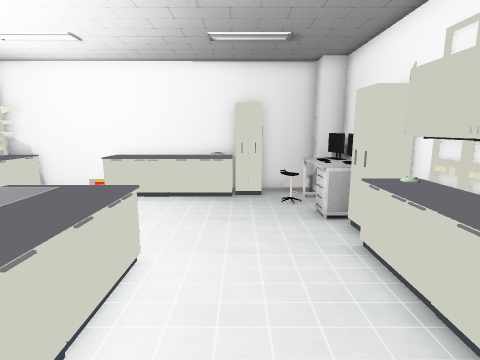
[1] (above)

15 first-person views from a walk through a scene from a Unity 3-D project. The camera is 1.5 m above the floor, tilts 10° down and sees 80° across. Doors are open. The floor is counted in squares, 0.5 m on a side. Each view is taken from the middle of a square. On the plan, view 1 faces up. The plan holds only what a view shows up to about 20 squares ahead; the rest is blank. The place goes on beyond the plan. The player is left out. Some animated figures are not drawn.

[2]
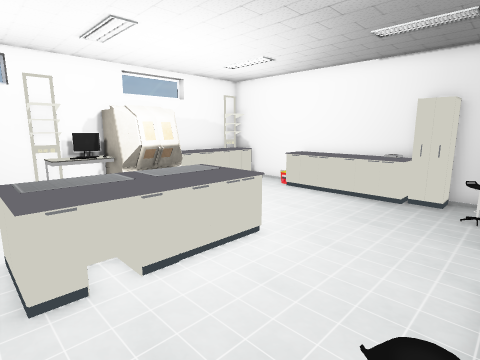

[3]
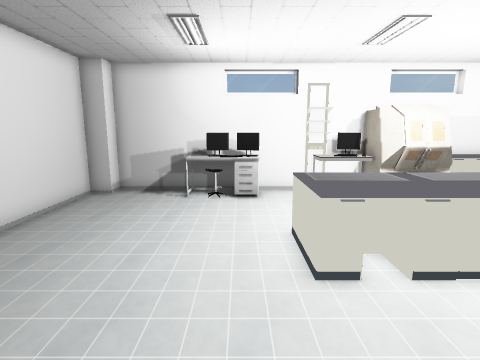

[4]
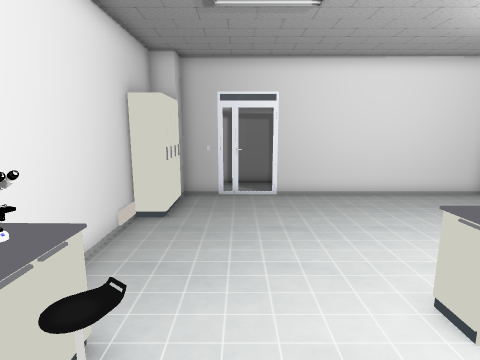

[5]
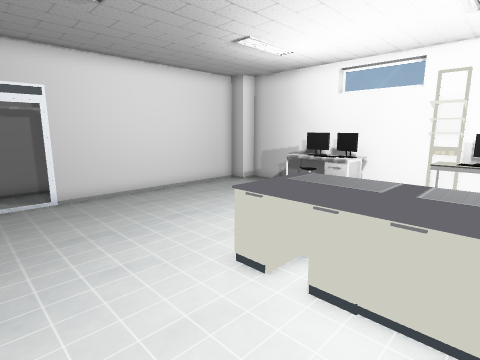

[6]
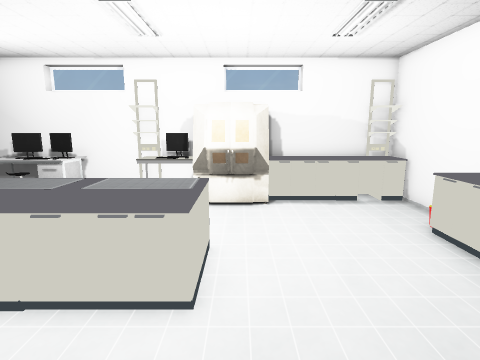

[7]
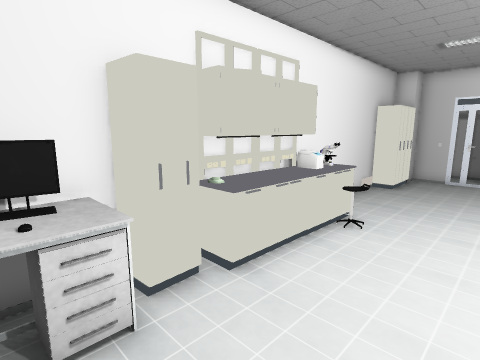

[8]
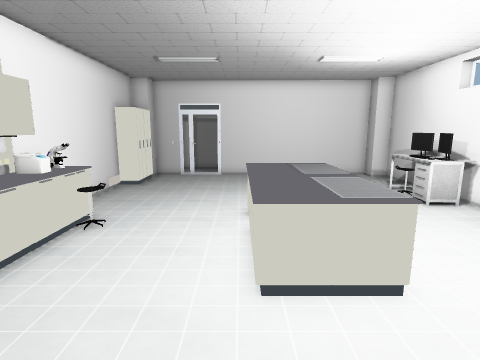

[9]
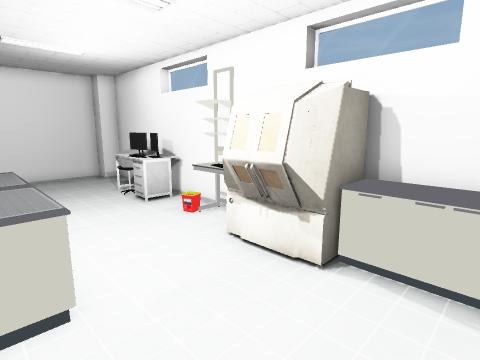

[10]
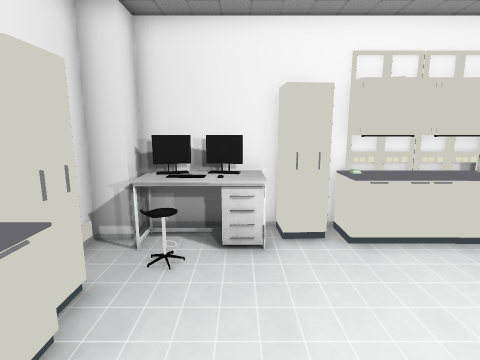

[11]
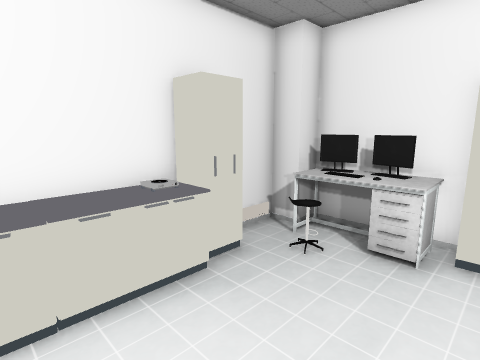

[12]
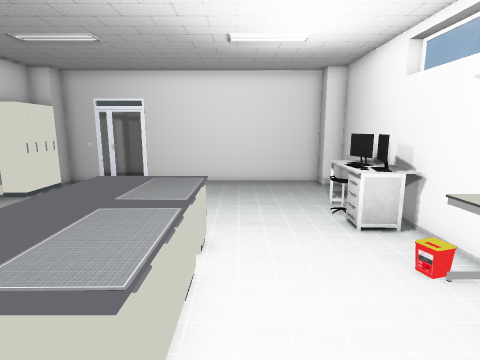

[13]
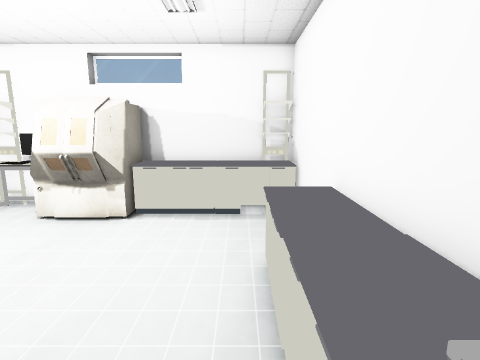

[14]
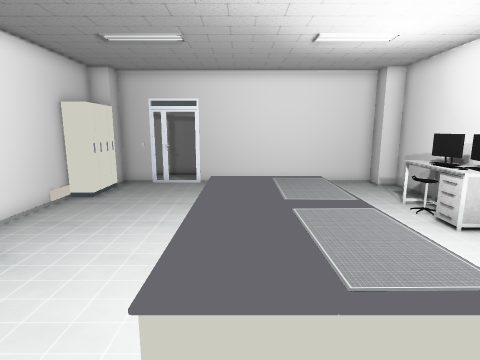

[15]
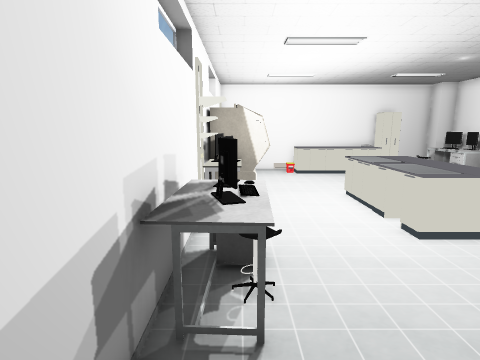

### Floor plan
Key: @ floor where view 1 was taken; # wall or solid block; . floor; D open door; = window, fence, low wall or low ledge; ^ raised ledge; S shelf; C cabinet; T table; L stool; M monitor; E desk; O other object.
Columns run from 12 left of view 1 to 5 right of it. Each row starts with its distance up from view 1.
 14 ##^###^^^^^^#####
 13 #S^...^^^^^^CC.T##
 12 #^^...........LOMT
 11 #^^...........LOMT
 10 #^^............TMT
  9 #^^............TC#
  8 #OOO............CC
  7    O...........=##
  6  O O...==^^....#SS
  5  MEO...OO^^....^#S
  4 #MO....OO^^....^SS
  3 #SO....==^^....LSS
  2 #S.....OO^^...LL##
  1 ##.....==^^.....=#
  0 #TM.........@....#
 -1 #TOT.............#
 -2 #TML.............#
 -3 #TT..............#
 -4 ##.............. #
 -5  #..............CC
 -6  #..............CC
 -7  #............. CC
 -8  ###########DDD##

Where each view was taken, in squares from view 1:
view 1: 0 up, 0 right, facing up
view 2: 0 up, 3 right, facing up-left
view 3: 1 down, 3 right, facing left
view 4: 5 up, 1 right, facing down
view 5: 5 up, 2 right, facing down-left
view 6: 7 up, 2 right, facing left
view 7: 11 up, 1 left, facing down-right
view 8: 11 up, 2 left, facing down
view 9: 11 up, 4 left, facing down-left
view 10: 10 up, 4 left, facing right
view 11: 8 up, 4 left, facing up-right
view 12: 8 up, 6 left, facing down
view 13: 12 up, 0 right, facing left
view 14: 8 up, 3 left, facing down
view 15: 7 down, 10 left, facing up
